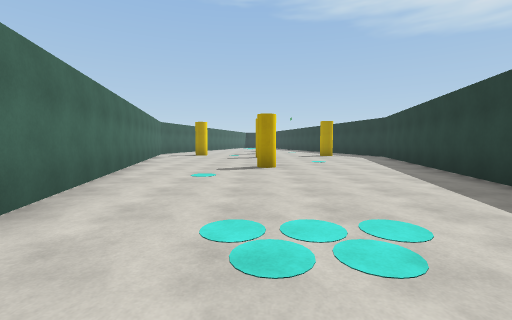
[1] (above)

12 first-person views from a walk through a Unity game level. The camera is 1.3 m above the floor, tilts 4° down and sees 90° across. The floor is counted in squares, 2 m on a side. Each view is taken from the middle of a square. On the plan, view 1 faces up. The plan holds only what a view shows up to about 9 squares ahead; the rest is blank. The place goes on beyond the plan.

[2]
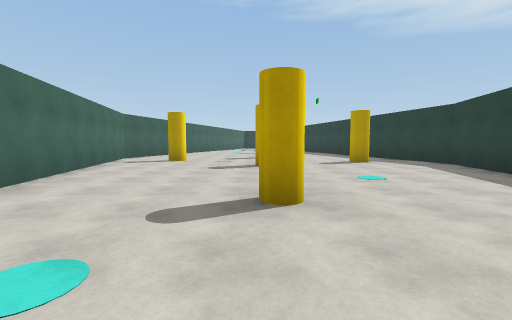

[3]
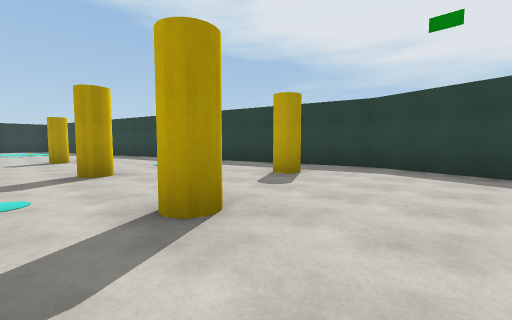

[4]
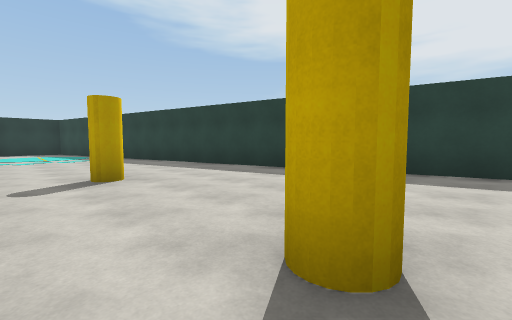

[5]
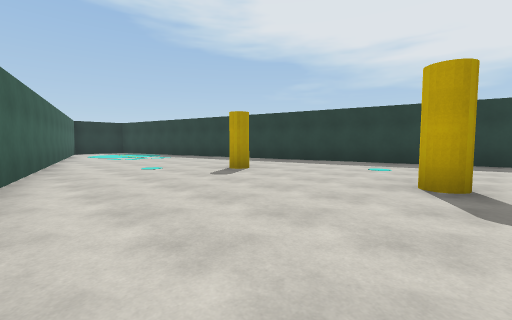

[6]
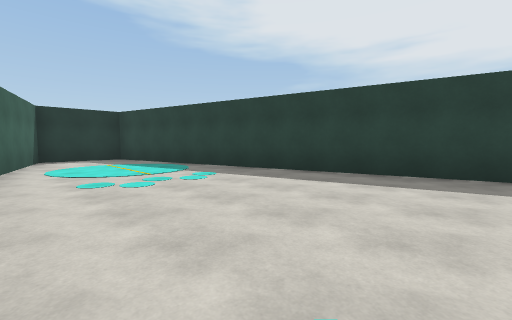

[7]
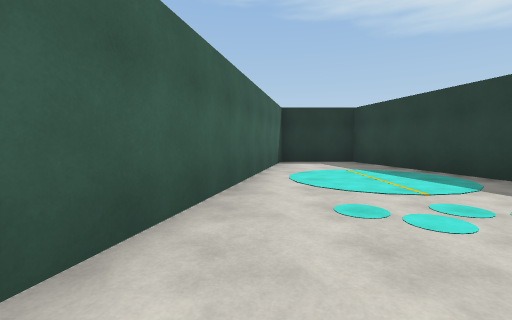

[8]
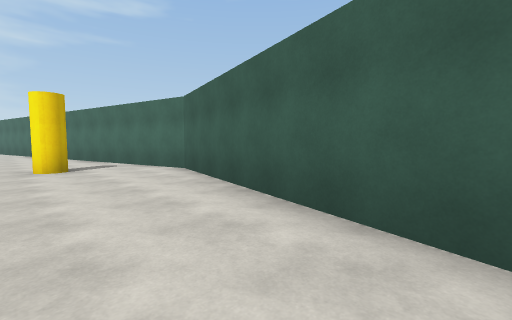

[9]
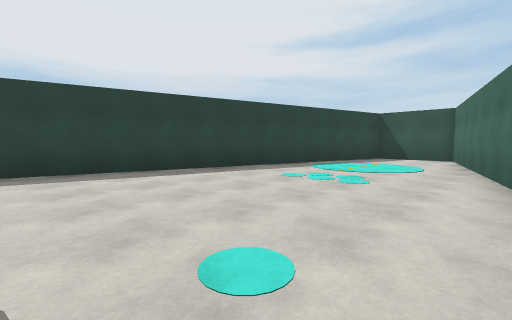

[10]
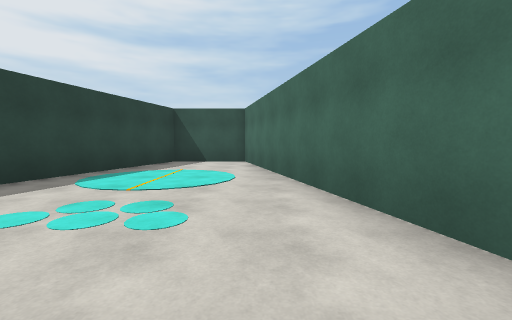

[11]
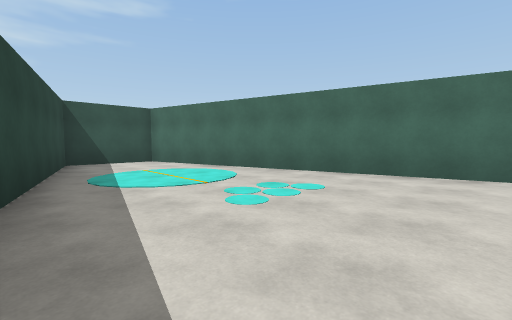

[12]
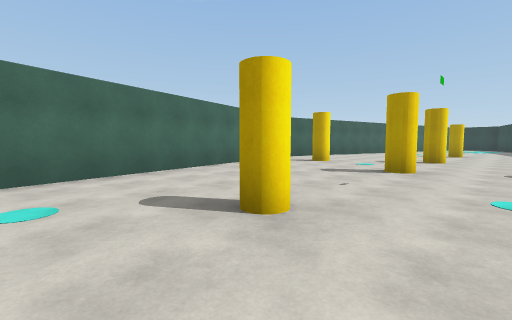

### Floor plan
Key: @ floor where view 1 was taken; # wall or solid block; . floor.
Columns run from 6 left of view 1 to 6 right of it. Each row starts with its distance up from view 1.
 31     #####
 30     #...#
 29     #...#
 28     #...#
 27    ##...##
 26    #.....#
 25    #.....#
 24    #.....#
 23   ##.....##
 22   #.......#
 21   #.......#
 20   #.......#
 19  ##...#...##
 18  #.........#
 17  #.........#
 16  #.........#
 15 ##....#....##
 14 #...........#
 13 ##.#........#
 12  #.......#..#
 11  #....#.....#
 10  #..........#
  9  ##.........#
  8   #........##
  7   #...#....#
  6   #........#
  5   ##.......#
  4    #......##
  3    #......#
  2    #......#
  1    ##.....#
  0     #.@..##
 -1     #....#
 -2     #....#
 -3     ##...#
 -4      #..##
 -5      ####

Positions as (right, up) in squares from view 1, and headings:
1: (0, 0), facing up
2: (0, 4), facing up
3: (-1, 9), facing up-right
4: (-1, 14), facing up-right
5: (-4, 14), facing up-right
6: (-2, 20), facing up-right
7: (-2, 22), facing up
8: (-2, 20), facing down-left
9: (-2, 6), facing down-right
10: (-1, 4), facing down
11: (3, 4), facing down-left
12: (2, 5), facing up-left
